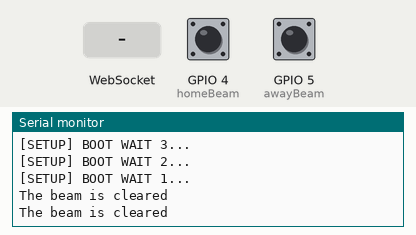
This program was run on a simulated ESP8266 (NodeMCU). On the bench: the last lines printed to the serial monitor. The inputs (shaded band) are chosen by the test bench; at power-on: GPIO 4 (homeBeam) HIGH, GPIO 5 (awayBeam) HIGH. WiFi joins after 1.5 s; servers stay silent unless stated.

Above: at 6.7 s.
6.8 s: GPIO 4 (homeBeam) pulled LOW for 0.15 s
At 7.6 s:
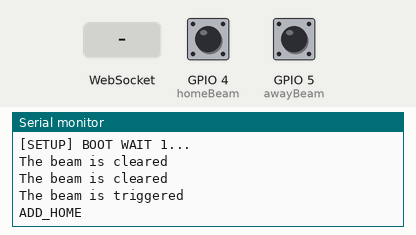
8.4 s: GPIO 5 (awayBeam) pulled LOW for 0.15 s
At 9.0 s:
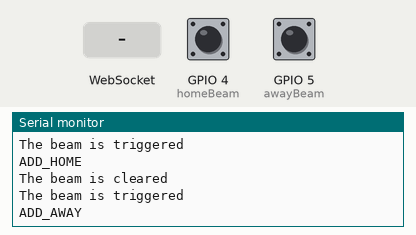
10.0 s: WebSocket text "1" received
At 11.5 s:
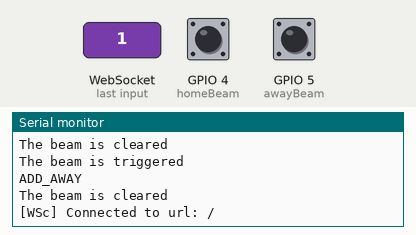
Timing chart, 0 to 13.0 s (numbered marks = the images above; inputs shaded):
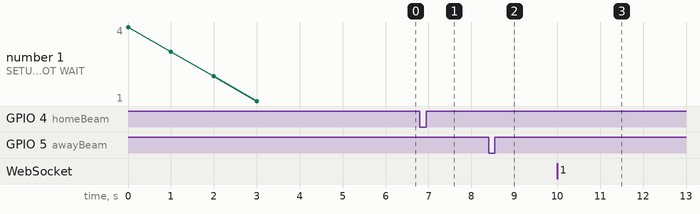

The program:

main.cpp
```cpp
#include <Arduino.h>
#include <ESP8266WiFi.h>
#include <WebSocketsClient.h>

const char *ssid = "therealslimshady";
const char *password = "pleasestandup";

WebSocketsClient socket;

#define USE_SERIAL Serial
const int DEBOUNCE_DELAY = 1000; // Debounce time in milliseconds

// Home Team Vars
int homeBeam = 4;
bool homeLastSteadyState = false;
bool homeCurrentState;
unsigned long homeLastDebounceTime = 0;

// Away Team Vars
int awayBeam = 5;
bool awayLastSteadyState = false;
bool awayCurrentState;
unsigned long awayLastDebounceTime = 0;

void webSocketEvent(WStype_t type, uint8_t *payload, size_t length)
{

  // USE_SERIAL.println(length);
  // USE_SERIAL.println(type);

  switch (type)
  {
  case WStype_DISCONNECTED:
    USE_SERIAL.printf("[WSc] Disconnected!\n");
    break;
  case WStype_CONNECTED:
    USE_SERIAL.printf("[WSc] Connected to url: %s\n", payload);

    // send message to server when Connected
    // socket.sendTXT("Connected");
    break;
  case WStype_TEXT:
  case WStype_BIN:
  case WStype_ERROR:
  case WStype_PING:
  case WStype_PONG:
  case WStype_FRAGMENT_TEXT_START:
  case WStype_FRAGMENT_BIN_START:
  case WStype_FRAGMENT:
  case WStype_FRAGMENT_FIN:
    break;
  }
}

void setup()
{
  pinMode(homeBeam, INPUT_PULLUP);
  pinMode(awayBeam, INPUT_PULLUP);

  USE_SERIAL.begin(115200);

  USE_SERIAL.println("Start Setup");

  for (uint8_t t = 4; t > 0; t--)
  {
    USE_SERIAL.printf("[SETUP] BOOT WAIT %d...\n", t);
    USE_SERIAL.flush();
    delay(1000);
  }
  WiFi.mode(WIFI_AP);

  WiFi.begin(ssid, password);

  // WiFi.disconnect();
  while (WiFi.status() != WL_CONNECTED)
  {
    delay(100);
  }

  socket.beginSSL("api.fuseball.win", 443, "/table/ws/16fb6ae6-403e-4035-93a3-574d7ee43eab");

  // event handler
  socket.onEvent(webSocketEvent);

  // try ever 5000 again if connection has failed
  socket.setReconnectInterval(5000);
}

void checkHomeBeam()
{
  // If the switch/button changed, due to noise or pressing:
  // USE_SERIAL.println(homeCurrentState != homeLastFlickerableState);
  if ((millis() - homeLastDebounceTime) > DEBOUNCE_DELAY)
  {
    // whatever the reading is at, it's been there for longer than the debounce
    // delay, so take it as the actual current state:

    // Get beam current state
    homeCurrentState = digitalRead(homeBeam);

    // if the button state has changed:
    if (homeLastSteadyState && !homeCurrentState)
    {
      USE_SERIAL.println("The beam is triggered");
      socket.sendTXT("ADD_HOME");
      USE_SERIAL.println("ADD_HOME");
      homeLastDebounceTime = millis();
    }
    else if (!homeLastSteadyState && homeCurrentState)
      USE_SERIAL.println("The beam is cleared");

    // save the the last steady state
    homeLastSteadyState = homeCurrentState;
  }
  return;
}

void checkAwayBeam()
{
  // Check to see if its been greater then the debounce time before checking to see if the button has been pressed
  if ((millis() - awayLastDebounceTime) > DEBOUNCE_DELAY)
  {
    // whatever the reading is at, it's been there for longer than the debounce
    // delay, so take it as the actual current state:

    // Get beam current state
    awayCurrentState = digitalRead(awayBeam);

    // if the button state has changed:
    if (awayLastSteadyState && !awayCurrentState)
    {
      USE_SERIAL.println("The beam is triggered");
      socket.sendTXT("ADD_AWAY");
      USE_SERIAL.println("ADD_AWAY");
      awayLastDebounceTime = millis();
    }
    else if (!awayLastSteadyState && awayCurrentState)
      USE_SERIAL.println("The beam is cleared");

    // save the the last steady state
    awayLastSteadyState = awayCurrentState;
  }
  return;
}

void loop()
{
  checkHomeBeam();
  checkAwayBeam();

  socket.loop();
}
```

Measured:
- after the input at 6.8 s, the serial monitor: prints a new line at once (image 1)
- after the input at 8.4 s, the serial monitor: prints a new line at once (image 2)
- after the input at 10.0 s, the serial monitor: prints a new line at once (image 3)
